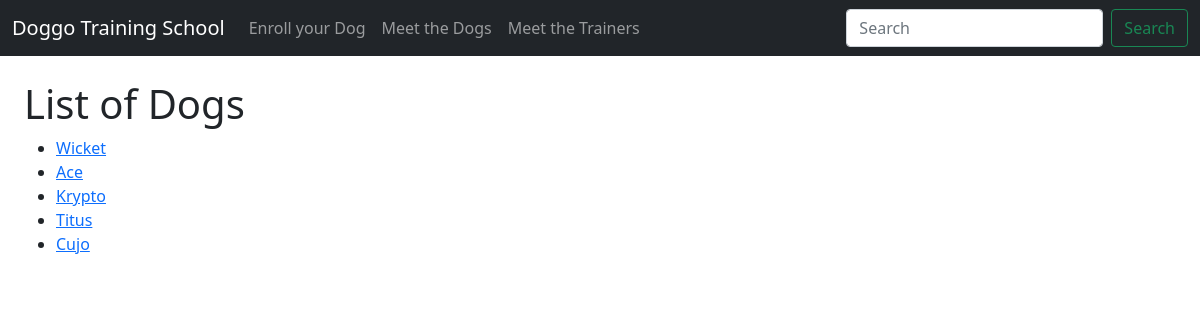
Page /dogs on the earlier database version.
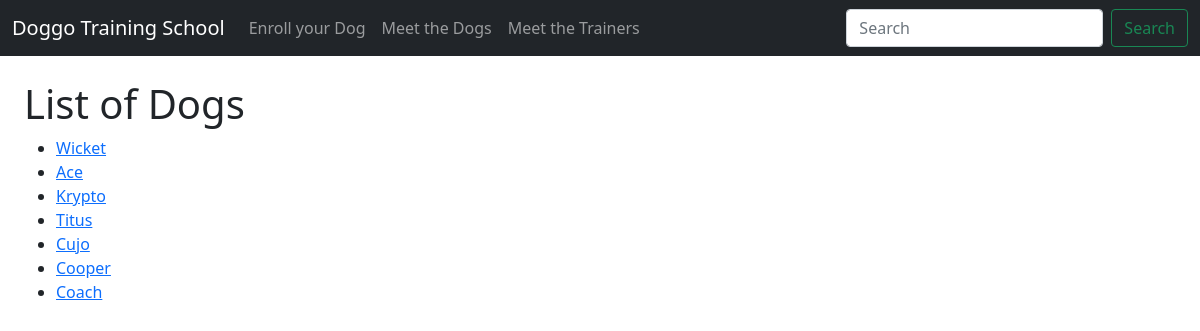
Same page on the later database version.
### tables this page shows
CREATE TABLE "dogs" (
	"id"	INTEGER NOT NULL UNIQUE,
	"name"	TEXT NOT NULL,
	"breed"	TEXT,
	"age"	INTEGER,
	"owner"	TEXT NOT NULL,
	"treats"	TEXT,
	"trainer"	TEXT,
	"pic"	TEXT,
	PRIMARY KEY("id" AUTOINCREMENT)
);

### app.py (the view)
@app.route('/dogs')
def dogs():
    dogs = show_dogs()
    return render_template('dogs.html',dogs=dogs)

### dog_data.py (called while the page is built)
def connect_db(path):
    conn = sqlite3.connect(path)
    conn.row_factory = sqlite3.Row
    return (conn, conn.cursor())

def show_dogs():
    conn, cur = connect_db(db_path)
    query = 'SELECT * FROM dogs'
    results = cur.execute(query).fetchall()
    conn.close()
    return results

### templates/dogs.html (shortened to what this page needs)
{% extends 'base.html' %}
{% block content %}
<h1>List of Dogs</h1>
<ul>
  {% for dog in dogs %}
    <li><a href="{{ url_for('dog_profile', dog_id=dog.id) }}">{{ dog.name }}</a></li>
  {% endfor %}
</ul>
{% endblock %}

Differences in the rows shown:
added dogs: name "Cooper"
added dogs: name "Coach"
